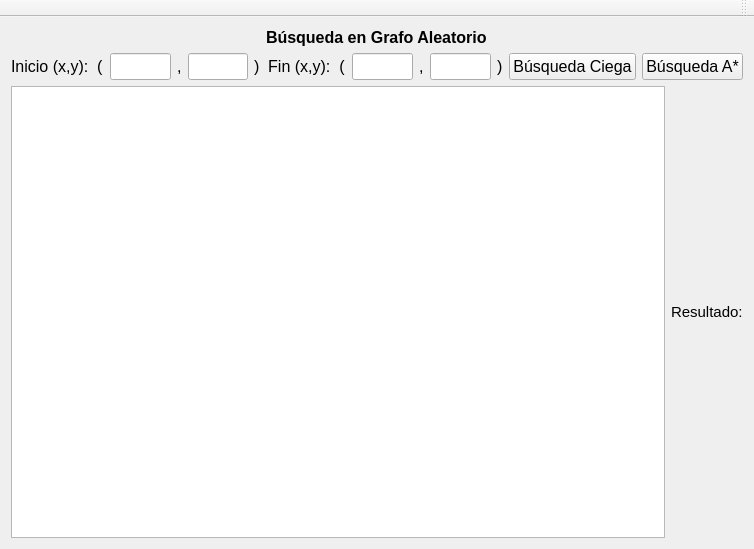
<?xml version="1.0" encoding="UTF-8"?>
<ui version="4.0">
 <class>MainWindow</class>
 <widget class="QMainWindow" name="MainWindow">
  <property name="geometry">
   <rect>
    <x>0</x>
    <y>0</y>
    <width>754</width>
    <height>549</height>
   </rect>
  </property>
  <property name="windowTitle">
   <string>Inteligencia Artificial</string>
  </property>
  <property name="layoutDirection">
   <enum>Qt::LeftToRight</enum>
  </property>
  <widget class="QWidget" name="centralWidget">
   <layout class="QVBoxLayout" name="verticalLayout">
    <item alignment="Qt::AlignHCenter">
     <widget class="QLabel" name="label_3">
      <property name="font">
       <font>
        <pointsize>12</pointsize>
        <weight>75</weight>
        <bold>true</bold>
       </font>
      </property>
      <property name="text">
       <string>Búsqueda en Grafo Aleatorio</string>
      </property>
     </widget>
    </item>
    <item>
     <layout class="QHBoxLayout" name="horizontalLayout">
      <item>
       <widget class="QLabel" name="label">
        <property name="font">
         <font>
          <pointsize>12</pointsize>
         </font>
        </property>
        <property name="text">
         <string>Inicio (x,y):  (</string>
        </property>
       </widget>
      </item>
      <item>
       <widget class="QLineEdit" name="i_x">
        <property name="font">
         <font>
          <pointsize>12</pointsize>
         </font>
        </property>
       </widget>
      </item>
      <item>
       <widget class="QLabel" name="label_4">
        <property name="font">
         <font>
          <pointsize>12</pointsize>
         </font>
        </property>
        <property name="text">
         <string>,</string>
        </property>
       </widget>
      </item>
      <item>
       <widget class="QLineEdit" name="i_y">
        <property name="font">
         <font>
          <pointsize>12</pointsize>
         </font>
        </property>
       </widget>
      </item>
      <item>
       <widget class="QLabel" name="label_2">
        <property name="font">
         <font>
          <pointsize>12</pointsize>
         </font>
        </property>
        <property name="text">
         <string>)  Fin (x,y):  (</string>
        </property>
       </widget>
      </item>
      <item>
       <widget class="QLineEdit" name="f_x">
        <property name="font">
         <font>
          <pointsize>12</pointsize>
         </font>
        </property>
       </widget>
      </item>
      <item>
       <widget class="QLabel" name="label_5">
        <property name="font">
         <font>
          <pointsize>12</pointsize>
         </font>
        </property>
        <property name="text">
         <string>,</string>
        </property>
       </widget>
      </item>
      <item>
       <widget class="QLineEdit" name="f_y">
        <property name="font">
         <font>
          <pointsize>12</pointsize>
         </font>
        </property>
       </widget>
      </item>
      <item>
       <widget class="QLabel" name="label_6">
        <property name="font">
         <font>
          <pointsize>12</pointsize>
         </font>
        </property>
        <property name="text">
         <string>)</string>
        </property>
       </widget>
      </item>
      <item>
       <widget class="QPushButton" name="pushButton">
        <property name="font">
         <font>
          <pointsize>12</pointsize>
         </font>
        </property>
        <property name="text">
         <string>Búsqueda Ciega</string>
        </property>
       </widget>
      </item>
      <item>
       <widget class="QPushButton" name="pushButton_2">
        <property name="font">
         <font>
          <pointsize>12</pointsize>
         </font>
        </property>
        <property name="text">
         <string>Búsqueda A*</string>
        </property>
       </widget>
      </item>
     </layout>
    </item>
    <item>
     <layout class="QHBoxLayout" name="horizontalLayout_2">
      <property name="topMargin">
       <number>0</number>
      </property>
      <item>
       <widget class="QGraphicsView" name="graphicsView">
        <property name="sizeAdjustPolicy">
         <enum>QAbstractScrollArea::AdjustToContents</enum>
        </property>
       </widget>
      </item>
      <item>
       <widget class="QLabel" name="lb_result">
        <property name="font">
         <font>
          <pointsize>11</pointsize>
         </font>
        </property>
        <property name="text">
         <string>Resultado:</string>
        </property>
       </widget>
      </item>
     </layout>
    </item>
   </layout>
  </widget>
  <widget class="QToolBar" name="mainToolBar">
   <property name="layoutDirection">
    <enum>Qt::RightToLeft</enum>
   </property>
   <attribute name="toolBarArea">
    <enum>TopToolBarArea</enum>
   </attribute>
   <attribute name="toolBarBreak">
    <bool>false</bool>
   </attribute>
  </widget>
 </widget>
 <layoutdefault spacing="6" margin="11"/>
 <resources/>
 <connections/>
</ui>
